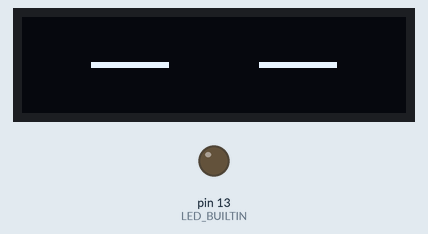
The program below on a simulated Arduino Nano, built with avr-gcc and run on an emulated ATmega328P. On the bench: 128×32 one-colour display, output pins drawn as LEDs (lit = HIGH). Random numbers use the default seed unless the program sets one; what the program prints to the serial monitor is not drawn.

Above: at 0.4 s.
At 1.1 s:
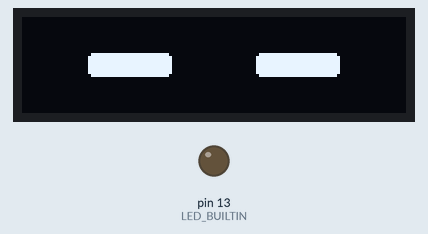
At 2.6 s:
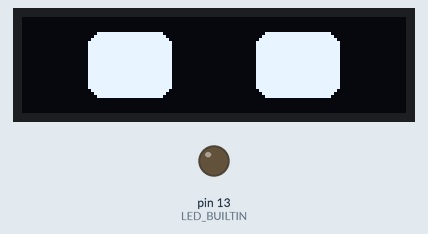
At 7.1 s:
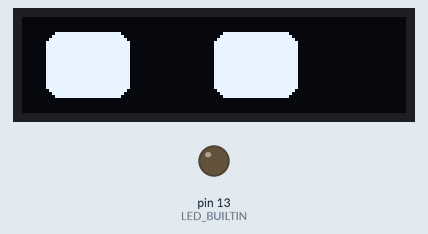
At 26.1 s:
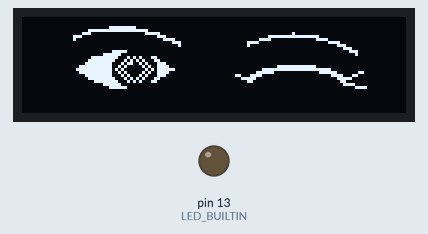
At 37.7 s:
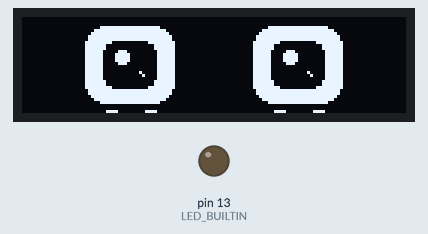

Measured:
- what the display in image 0 shows lasts 0.5 s, from 0.3 s to 0.8 s
- what the display in image 1 shows lasts 0.8 s, from 1.1 s to 1.9 s
- what the display in image 2 shows lasts 4.3 s, from 2.5 s to 6.8 s
- what the display in image 3 shows lasts 1.5 s, from 7.0 s to 8.5 s
- what the display in image 4 shows lasts 3.1 s, from 26.1 s to 29.2 s

The program:

main.cpp
```cpp
#include <Arduino.h>
#include <Wire.h>
#include <Adafruit_GFX.h>
#include <Adafruit_SSD1306.h>
#include "user_bitmap.h"

// -------------------------------------------------------------
// Ekran Yapılandırması (0.91" 128x32 I2C OLED)
// -------------------------------------------------------------
#define SCREEN_WIDTH  128
#define SCREEN_HEIGHT 32
#define OLED_RESET    -1

Adafruit_SSD1306 display(SCREEN_WIDTH, SCREEN_HEIGHT, &Wire, OLED_RESET);

// -------------------------------------------------------------
// Göz Boyutları ve Varsayılan Konumları (128x32 Çözünürlük İçin)
// -------------------------------------------------------------
const float DEFAULT_WIDTH   = 28.0f;
const float DEFAULT_HEIGHT  = 22.0f;
const float DEFAULT_RADIUS  = 5.0f;

const float LEFT_EYE_CENTER_X  = 36.0f;
const float RIGHT_EYE_CENTER_X = 92.0f;
const float EYE_CENTER_Y       = 16.0f;

// İfade / Duygu Türleri (Moods)
enum EyeMood {
    MOOD_NORMAL,        // Standart modern robot gözü
    MOOD_HAPPY,         // Neşeli hilal gülümsemesi (^ ^)
    MOOD_KAWAII,        // Parıltılı büyük sevimli anime gözü (* *)
    MOOD_SURPRISED,     // Şaşırma / O_O (Kocaman açılmış göz + minik gözbebeği + !)
    MOOD_HUNTER,        // Avcı Gözü (Canthal tilt + keskin kaş + odaklı bakış)
    MOOD_USER_SPECIAL   // Kullanıcının fotoğrafındaki özel göz ve göz kırpma ifadesi (%5 Nadir)
};

EyeMood currentMood = MOOD_NORMAL;

// Göz Nitelikleri Yapısı (Merkez tabanlı koordinat sistemi)
struct Eye {
    float cx;  // Merkez X
    float cy;  // Merkez Y
    float w;   // Genişlik
    float h;   // Yükseklik
    float r;   // Köşe yuvarlama yarıçapı
};

Eye leftEye;
Eye rightEye;

Eye targetLeft;
Eye targetRight;

// -------------------------------------------------------------
// Matematik & İnterpolasyon Yardımcısı (Yumuşak Geçiş)
// -------------------------------------------------------------
float approach(float current, float target, float speed) {
    if (current < target) {
        current += speed;
        if (current > target) current = target;
    } else if (current > target) {
        current -= speed;
        if (current < target) current = target;
    }
    return current;
}

void setTargetEyes(float lcx, float lcy, float lw, float lh, float lr,
                   float rcx, float rcy, float rw, float rh, float rr) {
    targetLeft.cx = lcx;
    targetLeft.cy = lcy;
    targetLeft.w  = lw;
    targetLeft.h  = lh;
    targetLeft.r  = lr;

    targetRight.cx = rcx;
    targetRight.cy = rcy;
    targetRight.w  = rw;
    targetRight.h  = rh;
    targetRight.r  = rr;
}

void setNormalTarget(float offsetX = 0.0f, float offsetY = 0.0f) {
    currentMood = MOOD_NORMAL;
    setTargetEyes(
        LEFT_EYE_CENTER_X + offsetX, EYE_CENTER_Y + offsetY, DEFAULT_WIDTH, DEFAULT_HEIGHT, DEFAULT_RADIUS,
        RIGHT_EYE_CENTER_X + offsetX, EYE_CENTER_Y + offsetY, DEFAULT_WIDTH, DEFAULT_HEIGHT, DEFAULT_RADIUS
    );
}

// -------------------------------------------------------------
// Çizim Fonksiyonları
// -------------------------------------------------------------
void drawSingleEye(const Eye& eye, bool isLeft) {
    int16_t w = round(eye.w);
    int16_t h = round(eye.h);
    int16_t x = round(eye.cx - (eye.w / 2.0f));
    int16_t y = round(eye.cy - (eye.h / 2.0f));
    int16_t r = round(eye.r);

    if (w <= 0 || h <= 0) return;
    if (r > h / 2) r = h / 2;
    if (r > w / 2) r = w / 2;
    if (r < 0) r = 0;

    if (currentMood == MOOD_HAPPY) {
        // Sevimli / Gülen Göz: Alt kısmı kavisli hilal şeklinde oyulmuş göz (^ ^)
        display.fillRoundRect(x, y, w, h, r, SSD1306_WHITE);
        int16_t cutH = (int16_t)(h * 0.58f);
        int16_t cutY = y + (h - cutH) + 2;
        display.fillRoundRect(x - 2, cutY, w + 4, cutH + 4, r, SSD1306_BLACK);
    } else if (currentMood == MOOD_KAWAII) {
        // Tatlı / Parıltılı Anime Gözü (* *)
        display.fillRoundRect(x, y, w, h, r, SSD1306_WHITE);
        int16_t pw = w * 0.62f;
        int16_t ph = h * 0.62f;
        int16_t pr = 4;
        if (pr > ph / 2) pr = ph / 2;
        display.fillRoundRect(eye.cx - pw / 2, eye.cy - ph / 2, pw, ph, pr, SSD1306_BLACK);
        // Sol üst büyük ışıltı
        display.fillCircle(eye.cx - 3, eye.cy - 3, 2, SSD1306_WHITE);
        // Sağ alt küçük ışıltı
        display.drawPixel(eye.cx + 3, eye.cy + 2, SSD1306_WHITE);
        display.drawPixel(eye.cx + 4, eye.cy + 3, SSD1306_WHITE);
        // Yanak allık çizgileri (tatlı kızarma efekti)
        if (y + h + 2 < SCREEN_HEIGHT) {
            display.drawFastHLine(eye.cx - 8, y + h + 2, 4, SSD1306_WHITE);
            display.drawFastHLine(eye.cx + 5, y + h + 2, 4, SSD1306_WHITE);
        }
    } else if (currentMood == MOOD_SURPRISED) {
        // Şaşırma Gözleri (O_O): İri gözler + minik küçülmüş gözbebeği
        display.fillRoundRect(x, y, w, h, r, SSD1306_WHITE);
        display.fillCircle(eye.cx, eye.cy, 3, SSD1306_BLACK);
    } else if (currentMood == MOOD_HUNTER) {
        // Avcı Gözü (Hunter Eyes): Keskin canthal tilt + odaklı bakış
        display.fillRoundRect(x, y, w, h, r, SSD1306_WHITE);
        if (isLeft) {
            // Sol göz: içe (buruna doğru) eğimli kaş ve üst kapak kesiti
            display.fillTriangle(x, y, x + w, y, x + w, y + 4, SSD1306_BLACK);
            display.drawLine(18, 7, 52, 12, SSD1306_WHITE);
            display.drawLine(18, 8, 52, 13, SSD1306_WHITE);
        } else {
            // Sağ göz: içe (buruna doğru) eğimli kaş ve üst kapak kesiti
            display.fillTriangle(x, y, x + w, y, x, y + 4, SSD1306_BLACK);
            display.drawLine(110, 7, 76, 12, SSD1306_WHITE);
            display.drawLine(110, 8, 76, 13, SSD1306_WHITE);
        }
        // Keskin odaklı gözbebeği
        display.fillCircle(eye.cx, eye.cy + 1, 2, SSD1306_BLACK);
        display.drawPixel(eye.cx - 1, eye.cy, SSD1306_WHITE);
    } else {
        // Standart Modern Robot Gözü (Yumuşak köşeli dikdörtgen)
        display.fillRoundRect(x, y, w, h, r, SSD1306_WHITE);
    }
}

void render() {
    display.clearDisplay();

    if (currentMood == MOOD_USER_SPECIAL) {
        // Kullanıcının fotoğrafındaki özel göz ve göz kırpma ifadesi
        display.drawBitmap(0, 0, epd_bitmap_user_wink, 128, 32, SSD1306_WHITE);
        // Açık olan gözün gözbebeğinde canlılık parıltısı (twinkle efekti)
        if ((millis() / 250) % 2 == 0) {
            display.drawPixel(35, 15, SSD1306_WHITE);
        }
    } else {
        drawSingleEye(leftEye, true);
        drawSingleEye(rightEye, false);

        // Şaşırma modunda gözlerin ortasında komik ünlem işareti (!)
        if (currentMood == MOOD_SURPRISED) {
            display.drawFastVLine(64, 8, 7, SSD1306_WHITE);
            display.drawPixel(64, 18, SSD1306_WHITE);
        }
    }

    display.display();
}

void updateEyes(float speed) {
    leftEye.cx = approach(leftEye.cx, targetLeft.cx, speed);
    leftEye.cy = approach(leftEye.cy, targetLeft.cy, speed);
    leftEye.w  = approach(leftEye.w,  targetLeft.w,  speed);
    leftEye.h  = approach(leftEye.h,  targetLeft.h,  speed);
    leftEye.r  = approach(leftEye.r,  targetLeft.r,  speed);

    rightEye.cx = approach(rightEye.cx, targetRight.cx, speed);
    rightEye.cy = approach(rightEye.cy, targetRight.cy, speed);
    rightEye.w  = approach(rightEye.w,  targetRight.w,  speed);
    rightEye.h  = approach(rightEye.h,  targetRight.h,  speed);
    rightEye.r  = approach(rightEye.r,  targetRight.r,  speed);
}

// -------------------------------------------------------------
// Açılış / Uyanma Animasyonu
// -------------------------------------------------------------
void playWakeupAnimation() {
    // 1. Kapalı göz çizgisi (uykuda)
    setTargetEyes(
        LEFT_EYE_CENTER_X, EYE_CENTER_Y, DEFAULT_WIDTH, 2.0f, 1.0f,
        RIGHT_EYE_CENTER_X, EYE_CENTER_Y, DEFAULT_WIDTH, 2.0f, 1.0f
    );
    leftEye = targetLeft;
    rightEye = targetRight;
    render();
    delay(500);

    // 2. Yavaşça aralanma (uykudan uyanış)
    targetLeft.h = 8.0f;
    targetRight.h = 8.0f;
    for (int i = 0; i < 30; i++) {
        updateEyes(0.6f);
        render();
        delay(15);
    }
    delay(200);

    // 3. Hızlı odaklanma kırpması
    targetLeft.h = 2.0f;
    targetRight.h = 2.0f;
    for (int i = 0; i < 15; i++) {
        updateEyes(3.0f);
        render();
        delay(10);
    }

    // 4. Tam uyanış
    setNormalTarget();
    for (int i = 0; i < 35; i++) {
        updateEyes(1.8f);
        render();
        delay(15);
    }
    delay(300);
}

// -------------------------------------------------------------
// Robot Davranış Durum Makinesi (State Machine)
// -------------------------------------------------------------
enum State {
    STATE_IDLE,
    STATE_BLINK_CLOSE,
    STATE_BLINK_OPEN,
    STATE_DOUBLE_BLINK_1_CLOSE,
    STATE_DOUBLE_BLINK_1_OPEN,
    STATE_DOUBLE_BLINK_2_CLOSE,
    STATE_DOUBLE_BLINK_2_OPEN,
    STATE_WINK_CLOSE,
    STATE_WINK_OPEN,
    STATE_LOOK,
    STATE_HAPPY,
    STATE_KAWAII,
    STATE_SURPRISED,
    STATE_HUNTER,
    STATE_USER_SPECIAL
};

State state = STATE_IDLE;
unsigned long timer = 0;
unsigned long interval = 2500;
float currentSpeed = 2.5f;

void triggerNextAction() {
    int roll = random(0, 100);

    if (roll < 18) {
        // [18%] Standart Doğal Göz Kırpma (Normal Blink)
        state = STATE_BLINK_CLOSE;
        targetLeft.h = 2.0f;
        targetLeft.r = 1.0f;
        targetRight.h = 2.0f;
        targetRight.r = 1.0f;
        currentSpeed = 4.8f;
        timer = millis();
    } else if (roll < 26) {
        // [8%] Çift Göz Kırpma (Double Blink)
        state = STATE_DOUBLE_BLINK_1_CLOSE;
        targetLeft.h = 2.0f;
        targetLeft.r = 1.0f;
        targetRight.h = 2.0f;
        targetRight.r = 1.0f;
        currentSpeed = 5.0f;
        timer = millis();
    } else if (roll < 33) {
        // [7%] Robot Tek Göz Kırpma (Cute Robot Wink)
        state = STATE_WINK_CLOSE;
        bool rightWinks = (random(0, 2) == 0);
        if (rightWinks) {
            targetRight.h = 2.0f;
            targetRight.r = 1.0f;
        } else {
            targetLeft.h = 2.0f;
            targetLeft.r = 1.0f;
        }
        currentSpeed = 4.2f;
        timer = millis();
    } else if (roll < 45) {
        // [12%] Sağa veya Sola Bakınma (Look Left / Right)
        state = STATE_LOOK;
        float dirX = (random(0, 2) == 0) ? -14.0f : 14.0f;
        setNormalTarget(dirX, 0.0f);
        currentSpeed = 2.0f;
        timer = millis();
        interval = random(1200, 2200);
    } else if (roll < 53) {
        // [8%] Yukarı veya Aşağı Bakınma (Look Up / Down)
        state = STATE_LOOK;
        float dirY = (random(0, 2) == 0) ? -4.0f : 4.0f;
        setNormalTarget(0.0f, dirY);
        currentSpeed = 1.8f;
        timer = millis();
        interval = random(1000, 1800);
    } else if (roll < 65) {
        // [12%] Mutlu / Gülen Robot İfadesi (Happy Hilal Gözler ^ ^)
        state = STATE_HAPPY;
        currentMood = MOOD_HAPPY;
        setTargetEyes(
            LEFT_EYE_CENTER_X, EYE_CENTER_Y, DEFAULT_WIDTH, DEFAULT_HEIGHT, DEFAULT_RADIUS,
            RIGHT_EYE_CENTER_X, EYE_CENTER_Y, DEFAULT_WIDTH, DEFAULT_HEIGHT, DEFAULT_RADIUS
        );
        currentSpeed = 2.5f;
        timer = millis();
        interval = random(1600, 2500);
    } else if (roll < 76) {
        // [11%] Tatlı / Parıltılı Anime Gözler (Kawaii Sparkle * *)
        state = STATE_KAWAII;
        currentMood = MOOD_KAWAII;
        setTargetEyes(
            LEFT_EYE_CENTER_X, EYE_CENTER_Y, 30.0f, 26.0f, 7.0f,
            RIGHT_EYE_CENTER_X, EYE_CENTER_Y, 30.0f, 26.0f, 7.0f
        );
        currentSpeed = 2.0f;
        timer = millis();
        interval = random(1800, 2800);
    } else if (roll < 86) {
        // [10%] Şaşırma Gözleri (Surprised O_O !)
        state = STATE_SURPRISED;
        currentMood = MOOD_SURPRISED;
        setTargetEyes(
            LEFT_EYE_CENTER_X, EYE_CENTER_Y, 26.0f, 28.0f, 8.0f,
            RIGHT_EYE_CENTER_X, EYE_CENTER_Y, 26.0f, 28.0f, 8.0f
        );
        currentSpeed = 4.2f;
        timer = millis();
        interval = random(1400, 2200);
    } else if (roll < 95) {
        // [9%] Avcı Gözü (Hunter Eyes / Canthal Tilt)
        state = STATE_HUNTER;
        currentMood = MOOD_HUNTER;
        setTargetEyes(
            LEFT_EYE_CENTER_X, EYE_CENTER_Y + 1.0f, 34.0f, 13.0f, 2.0f,
            RIGHT_EYE_CENTER_X, EYE_CENTER_Y + 1.0f, 34.0f, 13.0f, 2.0f
        );
        currentSpeed = 2.2f;
        timer = millis();
        interval = random(2000, 3200);
    } else {
        // [5%] KULLANICININ ÖZEL GÖZÜ (Nadir Easter Egg - Fotoğraftaki İfade ve Göz Kırpma)
        state = STATE_USER_SPECIAL;
        currentMood = MOOD_USER_SPECIAL;
        timer = millis();
        interval = random(2600, 3600);
        Serial.println(F("[NADIR EMOTE] Kullanicinin ozel goz ifadesi tetiklendi!"));
    }
}

// -------------------------------------------------------------
// Setup & Loop
// -------------------------------------------------------------
void setup() {
    Serial.begin(115200);
    delay(250);
    Serial.println(F("\n===================================="));
    Serial.println(F(" Robot Goz Animasyonu (0.91\" OLED)  "));
    Serial.println(F("===================================="));

    pinMode(LED_BUILTIN, OUTPUT);
    digitalWrite(LED_BUILTIN, LOW);

    // I2C ekranı başlat (önce 0x3C, bulunamazsa 0x3D denenir)
    bool displayReady = false;
    if (display.begin(SSD1306_SWITCHCAPVCC, 0x3C)) {
        displayReady = true;
        Serial.println(F("[BILGI] OLED ekran 0x3C adresinde bulundu."));
    } else if (display.begin(SSD1306_SWITCHCAPVCC, 0x3D)) {
        displayReady = true;
        Serial.println(F("[BILGI] OLED ekran 0x3D adresinde bulundu."));
    }

    if (!displayReady) {
        Serial.println(F("[HATA] OLED ekran algilanamadi!"));
        Serial.println(F("Lutfen baglantilari kontrol edin:"));
        Serial.println(F("  OLED VCC -> Arduino 5V veya 3.3V"));
        Serial.println(F("  OLED GND -> Arduino GND"));
        Serial.println(F("  OLED SCL -> Arduino A5"));
        Serial.println(F("  OLED SDA -> Arduino A4"));
         while (true) {
            digitalWrite(LED_BUILTIN, HIGH);
            delay(200);
            digitalWrite(LED_BUILTIN, LOW);
            delay(200);
        }
    }

    // Akıcı animasyon için I2C saat hızını 400kHz Fast-Mode'a çıkar
    Wire.setClock(400000);

    // Rastgelelik için boşta olan A0 analog pininden tohum al
    randomSeed(analogRead(A0));

    display.clearDisplay();
    display.display();

    // Uyanma animasyonunu çalıştır
    playWakeupAnimation();

    // Bekleme (Idle) moduna geç
    state = STATE_IDLE;
    timer = millis();
    interval = random(2000, 3500);
    currentSpeed = 2.5f;
    Serial.println(F("[BILGI] Gelismis animasyon motoru aktif."));
}

void loop() {
    unsigned long now = millis();

    switch (state) {
        case STATE_IDLE:
            if (now - timer >= interval) {
                triggerNextAction();
            }
            break;

        case STATE_BLINK_CLOSE:
            if (leftEye.h <= 2.5f || (now - timer > 120)) {
                state = STATE_BLINK_OPEN;
                setNormalTarget();
                currentSpeed = 4.0f;
                timer = now;
            }
            break;

        case STATE_BLINK_OPEN:
            if (leftEye.h >= (DEFAULT_HEIGHT - 1.0f) || (now - timer > 160)) {
                state = STATE_IDLE;
                timer = now;
                interval = random(1800, 4000);
                currentSpeed = 2.5f;
            }
            break;

        case STATE_DOUBLE_BLINK_1_CLOSE:
            if (leftEye.h <= 2.5f || (now - timer > 100)) {
                state = STATE_DOUBLE_BLINK_1_OPEN;
                targetLeft.h = 10.0f;
                targetRight.h = 10.0f;
                currentSpeed = 4.2f;
                timer = now;
            }
            break;

        case STATE_DOUBLE_BLINK_1_OPEN:
            if (leftEye.h >= 9.0f || (now - timer > 100)) {
                state = STATE_DOUBLE_BLINK_2_CLOSE;
                targetLeft.h = 2.0f;
                targetRight.h = 2.0f;
                currentSpeed = 5.0f;
                timer = now;
            }
            break;

        case STATE_DOUBLE_BLINK_2_CLOSE:
            if (leftEye.h <= 2.5f || (now - timer > 100)) {
                state = STATE_DOUBLE_BLINK_2_OPEN;
                setNormalTarget();
                currentSpeed = 3.8f;
                timer = now;
            }
            break;

        case STATE_DOUBLE_BLINK_2_OPEN:
            if (leftEye.h >= (DEFAULT_HEIGHT - 1.0f) || (now - timer > 180)) {
                state = STATE_IDLE;
                timer = now;
                interval = random(1800, 4000);
                currentSpeed = 2.5f;
            }
            break;

        case STATE_WINK_CLOSE:
            if (leftEye.h <= 2.5f || rightEye.h <= 2.5f || (now - timer > 140)) {
                state = STATE_WINK_OPEN;
                setNormalTarget();
                currentSpeed = 3.6f;
                timer = now;
            }
            break;

        case STATE_WINK_OPEN:
            if ((leftEye.h >= DEFAULT_HEIGHT - 1.0f && rightEye.h >= DEFAULT_HEIGHT - 1.0f) || (now - timer > 180)) {
                state = STATE_IDLE;
                timer = now;
                interval = random(1800, 4000);
                currentSpeed = 2.5f;
            }
            break;

        case STATE_LOOK:
            if (now - timer >= interval) {
                setNormalTarget();
                currentSpeed = 2.5f;
                state = STATE_IDLE;
                timer = now;
                interval = random(1500, 3000);
            }
            break;

        case STATE_HAPPY:
        case STATE_KAWAII:
        case STATE_SURPRISED:
        case STATE_HUNTER:
        case STATE_USER_SPECIAL:
            if (now - timer >= interval) {
                setNormalTarget();
                currentSpeed = 2.5f;
                state = STATE_IDLE;
                timer = now;
                interval = random(1600, 3500);
            }
            break;
    }

    // Pozisyonları hedefe doğru yumuşakça yaklaştır
    updateEyes(currentSpeed);

    // Ekrana çiz
    render();

    // ~40 FPS yenileme hızı
    delay(20);
}
```

Source omitted: user_bitmap.h (data table, 3385 bytes)
